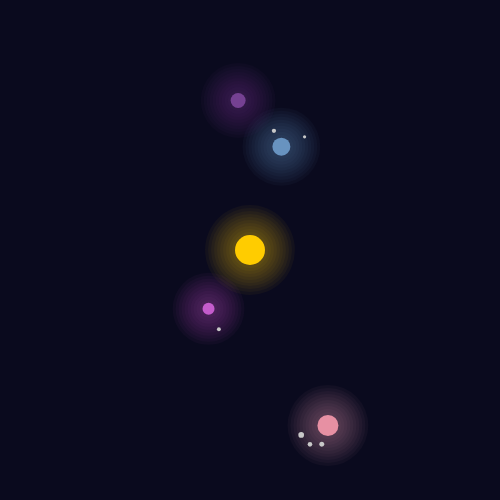
Frame 1 (no input)
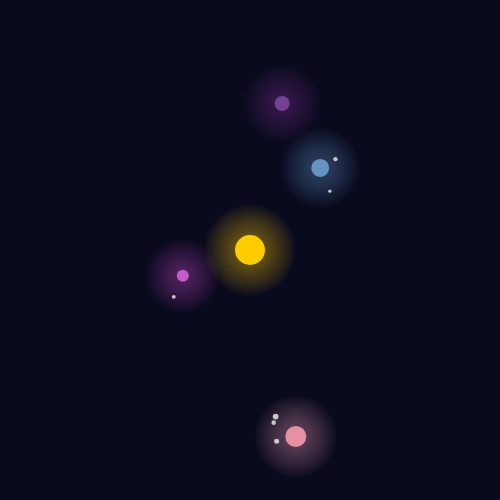
Frame 60 (no input)
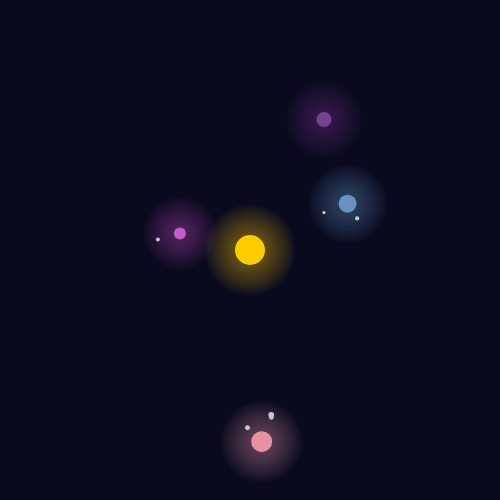
Frame 120 (the mouse pressed at the canvas centre since frame 60)

The p5.js sketch that drew these frames (run headless with seeded random() and noise() and a simulated clock; from frame 60 on, the mouse is pressed at the canvas centre):

// p5.js sketch
// ── sketch.js
let sun;
let planets = [];
let scaleFactor = 0.6;

function setup() {
  createCanvas(500, 500);

  sun = new CelestialBody(0, 0, 50 * scaleFactor, color(255, 204, 0), 0);

  planets.push(new Planet(120 * scaleFactor, 20 * scaleFactor, 0.01, 1));
  planets.push(new Planet(180 * scaleFactor, 30 * scaleFactor, 0.007, 2));
  planets.push(new Planet(250 * scaleFactor, 25 * scaleFactor, 0.005, 0));
  planets.push(new Planet(320 * scaleFactor, 35 * scaleFactor, 0.003, 3));
}

function draw() {
  background(10, 10, 30);
  translate(width / 2, height / 2);

  sun.display();

  for (let p of planets) {
    p.orbit();
    p.display();
  }
}

class CelestialBody {
  constructor(x, y, size, col, angle) {
    this.pos = createVector(x, y);
    this.size = size;
    this.col = col;
    this.angle = angle;
  }

  display() {
    push();
    noStroke();

    for (let i = 10; i > 0; i--) {
      fill(red(this.col), green(this.col), blue(this.col), 10);
      ellipse(this.pos.x, this.pos.y, this.size + i * 10 * scaleFactor);
    }

    fill(this.col);
    ellipse(this.pos.x, this.pos.y, this.size);
    pop();
  }
}

class Planet extends CelestialBody {
  constructor(distance, size, orbitSpeed, moonCount) {
    super(distance, 0, size, color(random(50, 255), random(50, 255), random(50, 255)), 0);
    this.distance = distance;
    this.orbitSpeed = orbitSpeed;
    this.moons = [];
    this.angle = random(TWO_PI);

    for (let i = 0; i < moonCount; i++) {
      let moonDistance = random(this.size + 10, this.size + 30) * scaleFactor;
      let moonSize = random(5, 10) * scaleFactor;
      let moonSpeed = random(0.01, 0.03);

      let moon = new CelestialBody(moonDistance, 0, moonSize, color(200), random(TWO_PI));
      moon.orbitSpeed = moonSpeed;
      moon.distance = moonDistance;

      this.moons.push(moon);
    }
  }

  orbit() {
    this.angle += this.orbitSpeed;
    this.pos.x = cos(this.angle) * this.distance;
    this.pos.y = sin(this.angle) * this.distance;

    for (let moon of this.moons) {
      moon.angle += moon.orbitSpeed;
      moon.pos.x = this.pos.x + cos(moon.angle) * moon.distance;
      moon.pos.y = this.pos.y + sin(moon.angle) * moon.distance;
    }
  }

  display() {
    super.display();

    for (let moon of this.moons) {
      push();
      noStroke();
      fill(moon.col);
      ellipse(moon.pos.x, moon.pos.y, moon.size);
      pop();
    }
  }
}
